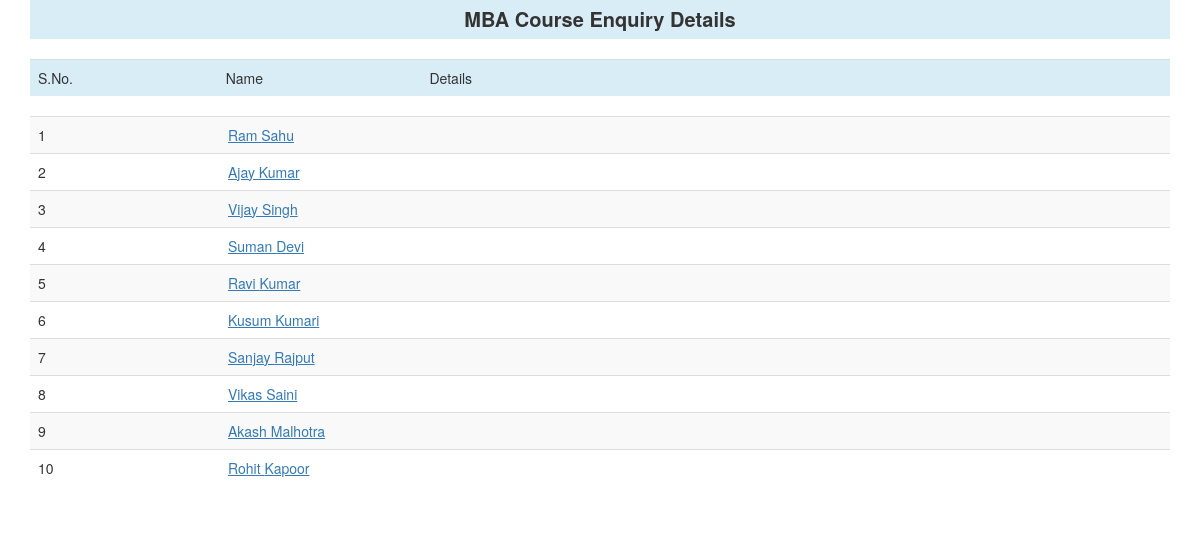
The page / on the database its author committed.
### tables this page shows
CREATE TABLE `enquiries` (
  `id` int(11) NOT NULL,
  `first_name` varchar(255) NOT NULL,
  `last_name` varchar(255) NOT NULL,
  `email` varchar(255) NOT NULL,
  `comment` text NOT NULL,
  `datetime` datetime NOT NULL DEFAULT current_timestamp()
);

### index.php (the view, shortened to what this page needs)
<?Php
require "config.php";
?>
<!DOCTYPE html>
<html lang="en">
<head>
  <link rel="stylesheet" href="https://maxcdn.bootstrapcdn.com/bootstrap/3.4.1/css/bootstrap.min.css">
</head>
<body>
<div class="container">
<div class='col-lg-12 col-md-12 col-sm-12 col-xs-12 table table-striped heading'>MBA Course Enquiry Details</div>
<table class='table table-striped'>
<tr class='info'><td class='col-lg-2 col-md-2 col-sm-2 col-xs-2'>S.No.</td><td class='col-lg-2 col-md-2 col-sm-2 col-xs-2'>Name</td><td ></td><td class='col-lg-12 col-md-12 col-sm-12 col-xs-8'> Details </td></tr>
<?php
$qry = "SELECT * FROM enquiries ORDER BY id";
echo "<table class='table table-striped'>";
$result = mysqli_query($conn, $qry);
while ($row = mysqli_fetch_assoc($result)) {
    echo "<tr>
        <td class='col-lg-2 col-md-2 col-sm-2 col-xs-2'>{$row['id']}</td>
        <td class='col-lg-2 col-md-2 col-sm-2 col-xs-2'>
            <a value='{$row['id']}' class='b_dtl'>
                {$row['first_name']} {$row['last_name']}
            </a>
        </td>
        <td class='col-lg-12 col-md-12 col-sm-2 col-xs-8'>
            <div id='{$row['id']}' class='my_dtl'></div>
        </td>
    </tr>";
}
echo "</table>";
?>
</div>
</body>
</html>

### index.php (style rules this page uses)
.heading { background-color: #d9edf7;padding:5px 0px;text-align:center;font-weight:bold;font-size:20px; }
.b_dtl { cursor:pointer;text-decoration:underline }

### rows shown on the page
enquiries: id "1", first_name "Ram", last_name "Sahu"
enquiries: id "2", first_name "Ajay", last_name "Kumar"
enquiries: id "3", first_name "Vijay", last_name "Singh"
enquiries: id "4", first_name "Suman", last_name "Devi"
enquiries: id "5", first_name "Ravi", last_name "Kumar"
enquiries: id "6", first_name "Kusum", last_name "Kumari"
enquiries: id "7", first_name "Sanjay", last_name "Rajput"
enquiries: id "8", first_name "Vikas", last_name "Saini"
enquiries: id "9", first_name "Akash", last_name "Malhotra"
enquiries: id "10", first_name "Rohit", last_name "Kapoor"
